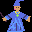

A 2D game scene composited from a Tiled map and its tileset images. What follows is a short description and the map's XML, with every tile layer's data as written:
An orthogonal 4x4 tile map with 8x8 px tiles, 1 tile layer (Tile Layer 1).

<map version="1.0" tiledversion="1.1.5" orientation="orthogonal" renderorder="right-down" width="4" height="4" tilewidth="8" tileheight="8" infinite="0" nextobjectid="1">
 <tileset firstgid="1" source="wizard.tsx" />
 <layer name="Tile Layer 1" width="4" height="4">
  <data encoding="csv">
1,2,3,4,
5,6,7,8,
9,10,11,12,
13,14,15,16
</data>
 </layer>
</map>
